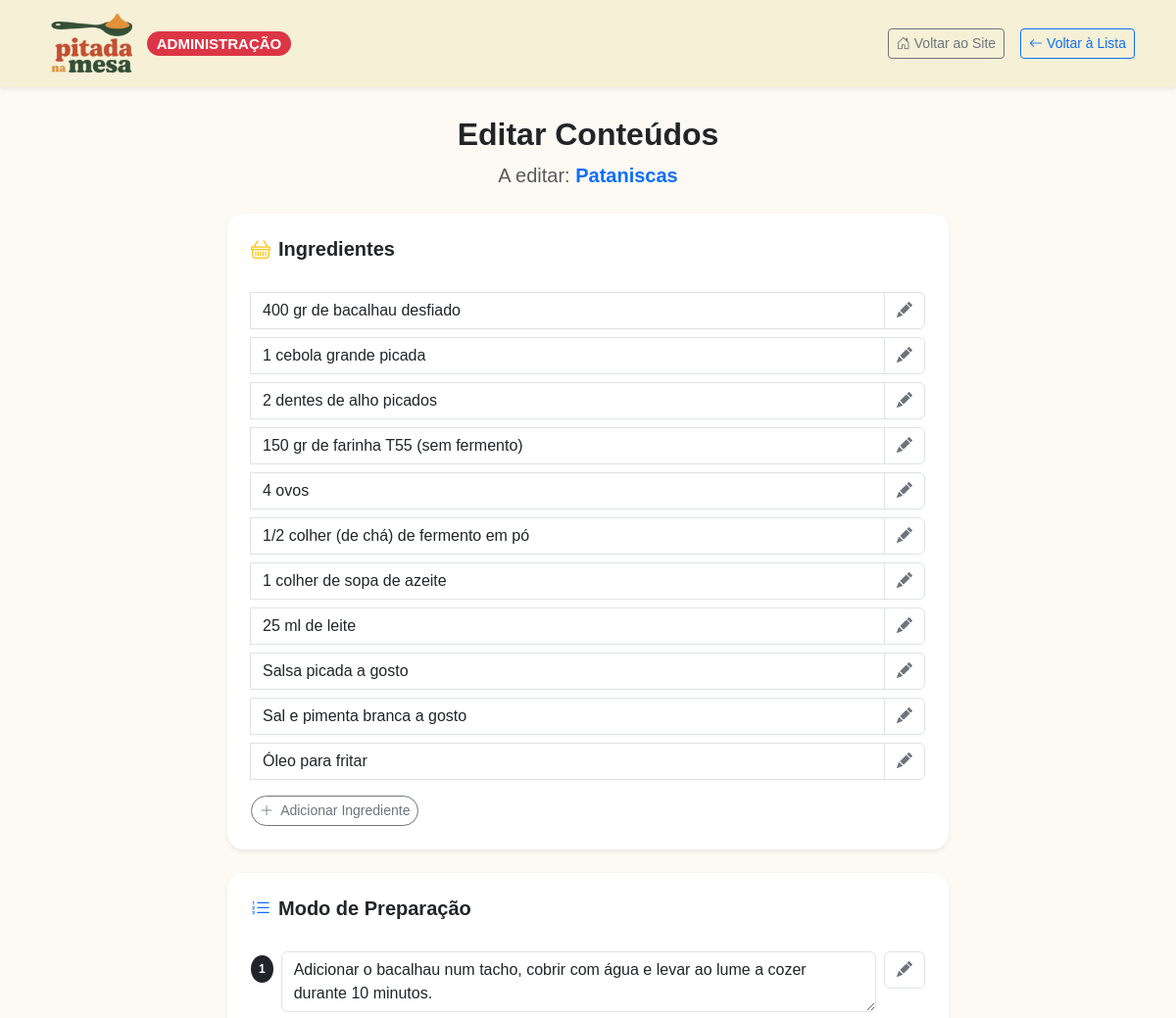
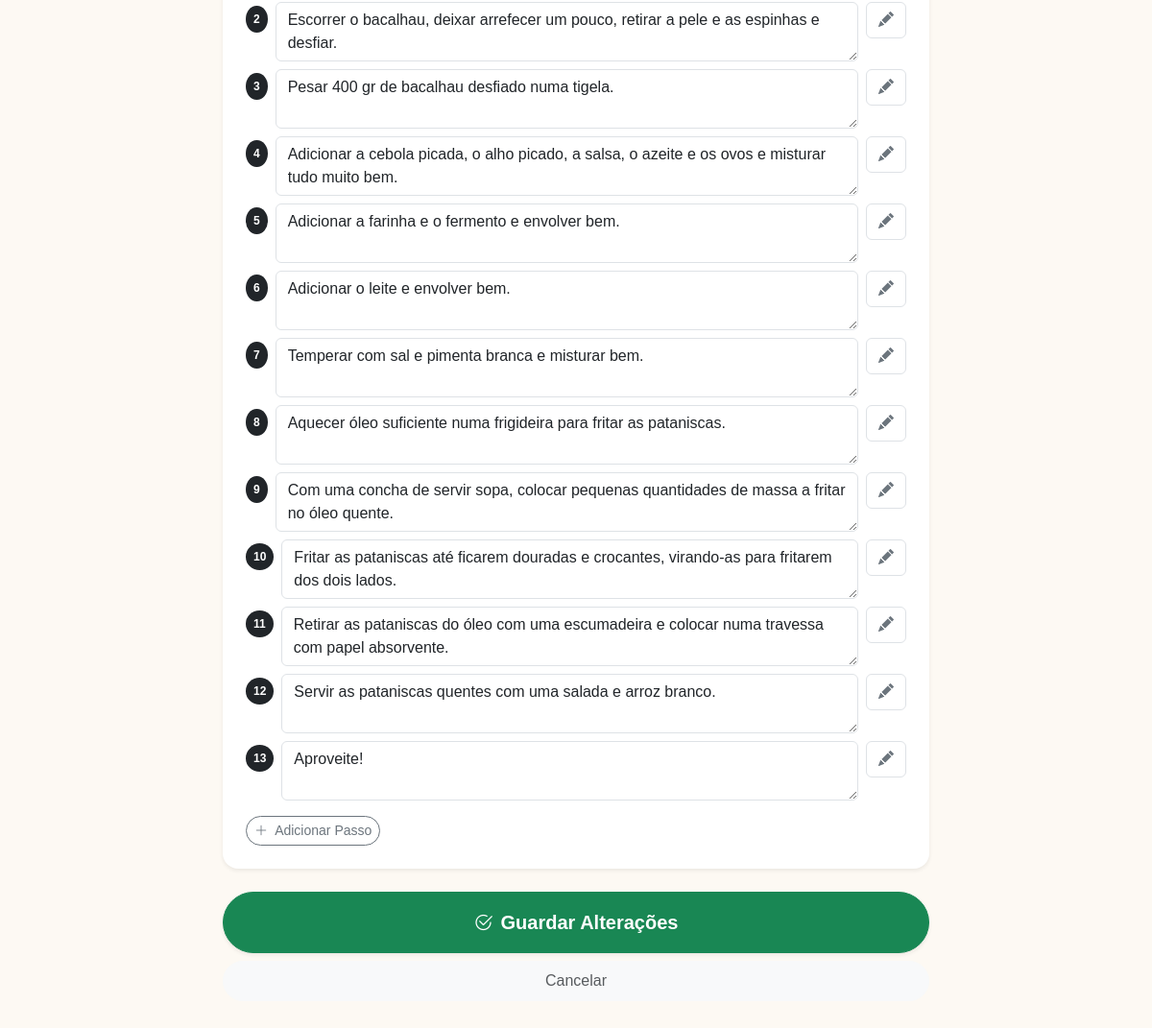
Screenshot of /admin/editar-receita.php?id=50 with the database file from the repository (2 pictures, top to bottom).
### tables this page shows
CREATE TABLE IF NOT EXISTS `receitas` (
  `id` int NOT NULL AUTO_INCREMENT,
  `titulo` varchar(100) NOT NULL,
  `categoria` varchar(50) DEFAULT NULL,
  `imagem` varchar(255) DEFAULT NULL,
  `tempo_preparo` int DEFAULT NULL,
  `descricao` text,
  `id_chef` int DEFAULT NULL,
  `id_utilizador` int DEFAULT NULL,
  `estado` tinyint(1) DEFAULT '1',
  PRIMARY KEY (`id`)
);

CREATE TABLE IF NOT EXISTS `ingredientes` (
  `id` int NOT NULL AUTO_INCREMENT,
  `id_receita` int NOT NULL,
  `nome` varchar(255) NOT NULL,
  PRIMARY KEY (`id`)
);

CREATE TABLE IF NOT EXISTS `preparacao` (
  `id` int NOT NULL AUTO_INCREMENT,
  `id_receita` int NOT NULL,
  `passo` text NOT NULL,
  `ordem` int NOT NULL,
  PRIMARY KEY (`id`)
);

### admin/editar-receita.php (the view, shortened to what this page needs)
<?php
require('includes/connection.php');
$idReceita = (int)$_GET['id'];
$stmt = $dbh->prepare("SELECT titulo FROM receitas WHERE id = ?");
$stmt->execute([$idReceita]);
$receita = $stmt->fetch(PDO::FETCH_ASSOC);
$stmtIng = $dbh->prepare("SELECT * FROM ingredientes WHERE id_receita = ?");
$stmtIng->execute([$idReceita]);
$listaIngredientes = $stmtIng->fetchAll(PDO::FETCH_ASSOC);
$stmtPassos = $dbh->prepare("SELECT * FROM preparacao WHERE id_receita = ? ORDER BY ordem ASC");
$stmtPassos->execute([$idReceita]);
$listaPassos = $stmtPassos->fetchAll(PDO::FETCH_ASSOC);
?>
<!DOCTYPE html>
<html lang="pt">
<head>
    <link href="../css/bootstrap.min.css" rel="stylesheet">
    <link href="../css/bootstrap-icons.min.css" rel="stylesheet">
    <link href="../css/style.css" rel="stylesheet">
</head>
<body>
    <nav class="navbar navbar-expand-lg shadow-sm fixed-top" style="background-color: rgb(245, 240, 214);">
      <div class="container">
        <a class="navbar-brand d-flex align-items-center" href="../index.php">
          <img src="../imgs/pitada.logo.png" alt="Logótipo" width="100" class="me-2">
          <span class="badge bg-danger rounded-pill">ADMINISTRAÇÃO</span>
        </a>
        <div class="d-flex align-items-center gap-3">
             <a href="../index.php" class="btn btn-outline-secondary btn-sm"><i class="bi bi-house-door me-1"></i>Voltar ao Site</a>
             <a href="gerir-receitas.php" class="btn btn-outline-primary btn-sm"><i class="bi bi-arrow-left me-1"></i>Voltar à Lista</a>
        </div>
      </div>
    </nav>
    <div class="container my-5">
        <div class="row justify-content-center">
            <div class="col-lg-8">
                <div class="text-center mb-4">
                    <h2 class="fw-bold text-dark">Editar Conteúdos</h2>
                    <p class="text-muted fs-5">A editar: <strong class="text-primary"><?php echo htmlspecialchars($receita['titulo']); ?></strong></p>
                </div>
                <form action="" method="POST">
                    <div class="card border-0 shadow-sm rounded-4 mb-4 overflow-hidden">
                        <div class="card-header bg-white border-bottom-0 pt-4 px-4">
                            <h5 class="fw-bold m-0"><i class="bi bi-basket me-2 text-warning"></i>Ingredientes</h5>
                        </div>
                        <div class="card-body p-4">
                            <div id="lista-ingredientes">
                                <?php if(count($listaIngredientes) > 0): ?>
                                    <?php foreach($listaIngredientes as $ing): ?>
                                        <div class="input-group mb-2">
                                            <input type="text" name="ing_texto[]" class="form-control" value="<?php echo htmlspecialchars($ing['nome']); ?>" required>
                                            <span class="input-group-text bg-white text-secondary">
                                                <i class="bi bi-pencil-fill"></i>
                                            </span>
                                        </div>
                                    <?php endforeach; ?>
                                <?php endif; ?>
                            </div>
                            <button type="button" class="btn btn-sm btn-outline-secondary rounded-pill mt-2" onclick="adicionarIngrediente()">
                                <i class="bi bi-plus-lg me-1"></i> Adicionar Ingrediente
                            </button>
                        </div>
                    </div>
                    <div class="card border-0 shadow-sm rounded-4 mb-4 overflow-hidden">
                        <div class="card-header bg-white border-bottom-0 pt-4 px-4">
                            <h5 class="fw-bold m-0"><i class="bi bi-list-ol me-2 text-primary"></i>Modo de Preparação</h5>
                        </div>
                        <div class="card-body p-4">
                            <div id="lista-passos">
                                <?php if(count($listaPassos) > 0): ?>
                                    <?php foreach($listaPassos as $index => $passo): ?>
                                        <div class="d-flex gap-2 mb-2 align-items-start passo-item">
                                            <span class="badge bg-dark rounded-circle p-2 mt-1 step-number"><?php echo $index + 1; ?></span>
                                            <textarea name="passo_texto[]" class="form-control" rows="2" required><?php echo htmlspecialchars($passo['passo']); ?></textarea>
                                            <span class="input-group-text bg-white text-secondary">
                                                <i class="bi bi-pencil-fill"></i>
                                            </span>
                                        </div>
                                    <?php endforeach; ?>
                                <?php endif; ?>
                            </div>
                            <button type="button" class="btn btn-sm btn-outline-secondary rounded-pill mt-2" onclick="adicionarPasso()">
                                <i class="bi bi-plus-lg me-1"></i> Adicionar Passo
                            </button>
                        </div>
                    </div>
                    <div class="d-grid gap-2">
                        <button type="submit" class="btn btn-success btn-lg rounded-pill fw-bold shadow-sm py-3">
                            <i class="bi bi-check2-circle me-2"></i>Guardar Alterações
                        </button>
                        <a href="gerir-receitas.php" class="btn btn-light rounded-pill py-2 text-muted">Cancelar</a>
                    </div>
                </form>
            </div>
        </div>
    </div>
</body>
</html>

### css/style.css (style rules this page uses)
body { background-color: rgb(253, 249, 243); padding-top: 70px; font-family: 'Trebuchet MS', 'Lucida Sans Unicode', 'Lucida Grande', 'Lucida Sans', Arial, sans-serif; }

### rows the page displays
receitas: titulo "Pataniscas"
ingredientes: nome "400 gr de bacalhau desfiado"
ingredientes: nome "1 cebola grande picada"
ingredientes: nome "2 dentes de alho picados"
ingredientes: nome "150 gr de farinha T55 (sem fermento)"
ingredientes: nome "4 ovos"
ingredientes: nome "1/2 colher (de chá) de fermento em pó"
ingredientes: nome "1 colher de sopa de azeite"
ingredientes: nome "25 ml de leite"
ingredientes: nome "Salsa picada a gosto"
ingredientes: nome "Sal e pimenta branca a gosto"
ingredientes: nome "Óleo para fritar"
preparacao: passo "Adicionar o bacalhau num tacho, cobrir com água e levar ao lume a cozer durante 10 minutos."
preparacao: passo "Escorrer o bacalhau, deixar arrefecer um pouco, retirar a pele e as espinhas e desfiar."
preparacao: passo "Pesar 400 gr de bacalhau desfiado numa tigela."
preparacao: passo "Adicionar a cebola picada, o alho picado, a salsa, o azeite e os ovos e misturar tudo muito bem."
preparacao: passo "Adicionar a farinha e o fermento e envolver bem."
preparacao: passo "Adicionar o leite e envolver bem."
preparacao: passo "Temperar com sal e pimenta branca e misturar bem."
preparacao: passo "Aquecer óleo suficiente numa frigideira para fritar as pataniscas."
preparacao: passo "Com uma concha de servir sopa, colocar pequenas quantidades de massa a fritar no óleo quente."
preparacao: passo "Fritar as pataniscas até ficarem douradas e crocantes, virando-as para fritarem dos dois lados."
preparacao: passo "Retirar as pataniscas do óleo com uma escumadeira e colocar numa travessa com papel absorvente."
preparacao: passo "Servir as pataniscas quentes com uma salada e arroz branco."
preparacao: passo "Aproveite!"
